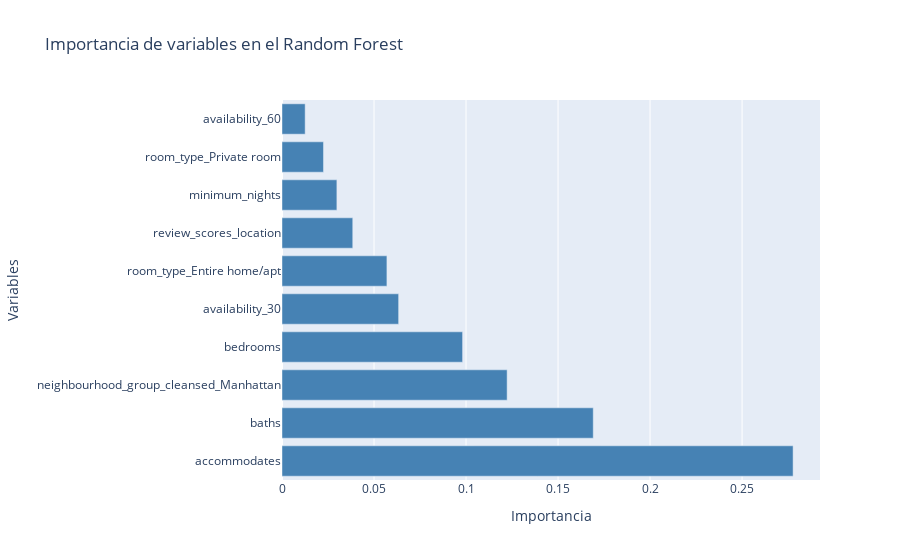

Write notebook code for a chart like this one.
### Code cell
# visualizacion de la importancia mediante un grafico de barras
data = [
    go.Bar(
        y = importancia_predictores["predictor"],
        x = importancia_predictores["importancia"],
        marker_color = "steelblue",
        orientation='h',
        name = "Importancia de variables"
    )      
]

layout = go.Layout(title = "Importancia de variables en el Random Forest", xaxis_title = "Importancia", yaxis_title = "Variables")

fig = go.Figure(data = data, layout = layout)

fig.show()

### Figure 1 — Plotly figure (JSON) as saved in the notebook; plotly's stock layout.template omitted (floating-point values rounded to 4 significant figures)
{"data": [{"marker": {"color": "steelblue"}, "name": "Importancia de variables", "orientation": "h", "type": "bar", "x": [0.2777, 0.1691, 0.1223, 0.09813, 0.06338, 0.05701, 0.03845, 0.02982, 0.02254, 0.01258], "y": ["accommodates", "baths", "neighbourhood_group_cleansed_Manhattan", "bedrooms", "availability_30", "room_type_Entire home/apt", "review_scores_location", "minimum_nights", "room_type_Private room", "availability_60"]}], "layout": {"title": {"text": "Importancia de variables en el Random Forest"}, "xaxis": {"title": {"text": "Importancia"}}, "yaxis": {"title": {"text": "Variables"}}}}
